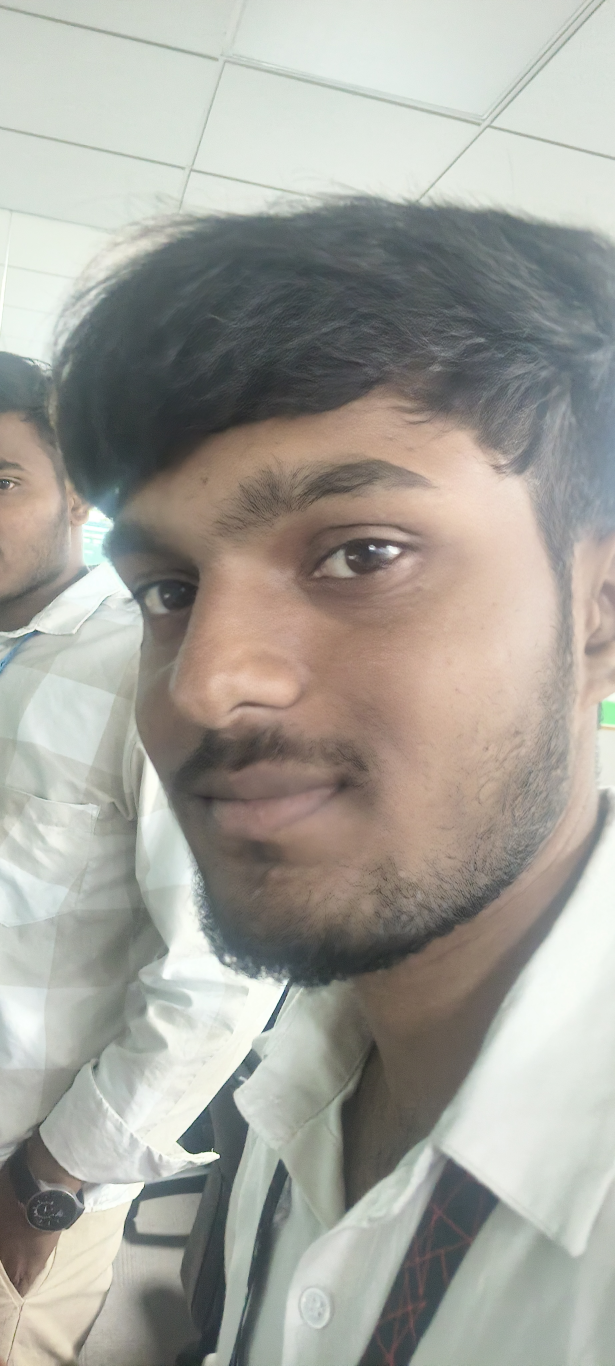
#> input picture source/EvidenX-V4.2.5.1/engine/IMG_20260206_154544.jpg, 1844 x 4096 px (shown at 1/3 size)
$ python -i noise.py   (imports and definitions only)
#> lines starting #> are read from the running program, lines starting #| are printed output that depends on the picture
"""
engine/noise.py
================
PRNU-inspired noise residual analysis for forgery detection.

Photo Response Non-Uniformity (PRNU): every camera sensor has a unique
noise pattern imprinted on every image it captures. When an image is
digitally composited or spliced, the noise pattern becomes inconsistent
across regions — a reliable forgery signal.

We approximate PRNU analysis using:
  1. Median-filter residuals: noise = original - median_filtered
  2. Multi-scale noise variance mapping
  3. Regional variance inconsistency detection

Returns
-------
score      : float — forgery score in [0, 1] based on noise inconsistency
noise_b64  : str   — base64 PNG, multi-scale noise map (false-colour)
"""
import cv2
import numpy as np
import base64


def _to_b64(img_bgr: np.ndarray) -> str:
    _, buf = cv2.imencode('.png', img_bgr)
    return base64.b64encode(buf).decode()


def _noise_residual(channel: np.ndarray, ksize: int = 3) -> np.ndarray:
    """Extract high-frequency noise residual via median filtering."""
    blurred = cv2.medianBlur(channel, ksize)
    residual = channel.astype(np.float32) - blurred.astype(np.float32)
    return residual


def _block_variance_map(residual: np.ndarray, block: int = 32) -> np.ndarray:
    """
    Compute per-block variance of noise residual.
    Returns a variance map (same spatial shape but block-resolution).
    """
    h, w = residual.shape
    bh = h // block
    bw = w // block
    var_map = np.zeros((bh, bw), dtype=np.float32)

    for r in range(bh):
        for c in range(bw):
            patch = residual[r * block:(r + 1) * block, c * block:(c + 1) * block]
            var_map[r, c] = np.var(patch)

    return var_map


def analyze_noise(image_path: str):
    """
    PRNU noise residual analysis.

    Parameters
    ----------
    image_path : str  — path to the image file

    Returns
    -------
    score     : float — inconsistency score (0 = natural, 1 = highly suspect)
    noise_b64 : str   — base64 PNG of the false-colour noise inconsistency map
    """
#> called with image_path = 'IMG_20260206_154544.jpg'
    try:
        img = cv2.imread(image_path)
#> img is the input picture: shape (4096, 1844, 3); mean B, G, R 154.4, 161.7, 163.3
        if img is None:
            raise ValueError(f"Cannot open image: {image_path}")

        # ── Resize to standard size to keep computation fast ───────────────
        h, w = img.shape[:2]
#> h = 4096; w = 1844
        max_dim = 512
        if max(h, w) > max_dim:
            scale = max_dim / max(h, w)
#> scale = 0.125
            img   = cv2.resize(img, (int(w * scale), int(h * scale)))
#> img: shape (512, 230, 3)

        h, w = img.shape[:2]
#> h = 512; w = 230
        channels = cv2.split(img)  # B, G, R

        # ── Multi-scale residuals ──────────────────────────────────────────
        combined_residual = np.zeros((h, w), dtype=np.float32)
        for ch in channels:
            for ksize in (3, 5, 7):
                combined_residual += np.abs(_noise_residual(ch, ksize))
#> this loop made 3 passes
#> pass 1, in _noise_residual, `blurred = cv2.medianBlur(channel, ksize)`:
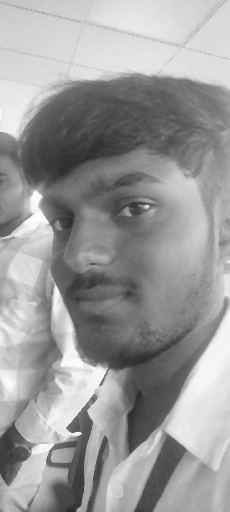
#> blurred: shape (512, 230); min 39, max 255, mean 154.5
#> pass 1, in _noise_residual, `residual = channel.astype(np.float32) - blurred.astype(np.float32)`:
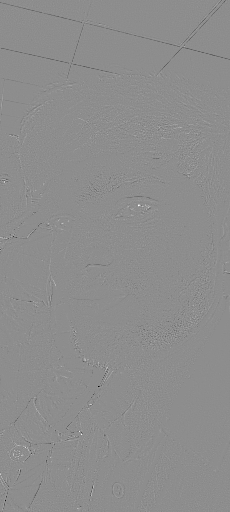
#> residual: shape (512, 230) float32; min -154, max 123, mean -0.2; drawn with min black and max white
#> pass 1, in _noise_residual (call 2), `residual = channel.astype(np.float32) - blurred.astype(np.float32)`:
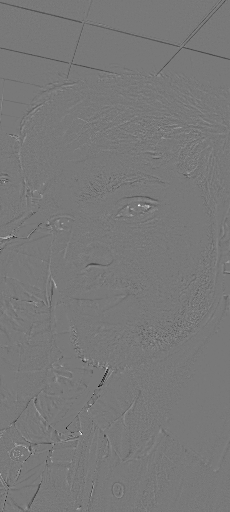
#> residual: shape (512, 230) float32; min -152, max 168, mean -0.3; drawn with min black and max white
#> after the loop:
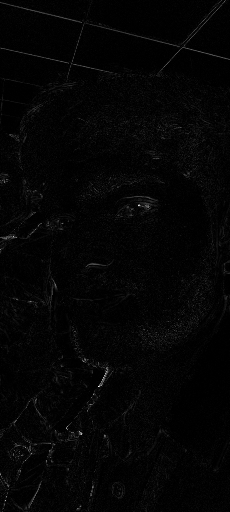
#> combined_residual: shape (512, 230) float32; min 0, max 1474, mean 29; drawn with min black and max white
        combined_residual /= (3 * 3)  # average over channels & scales

        # ── Block variance map ─────────────────────────────────────────────
        block = max(16, min(h, w) // 16)
#> block = 16
        var_map = _block_variance_map(combined_residual, block=block)

        # ── Score: coefficient of variation across blocks ──────────────────
        # Authentic images: relatively uniform noise → low CoV
        # Forged images:  high variance inconsistency → high CoV
        mean_var = np.mean(var_map) + 1e-9
#> mean_var = 22.93
        std_var  = np.std(var_map)
#> std_var = 43.31
        coeff_of_variation = std_var / mean_var  # dimensionless
#> coeff_of_variation = 1.89

        # Calibration: CoV < 0.5 → natural; CoV > 2.0 → very suspicious
        score = float(np.clip((coeff_of_variation - 0.5) / 1.5, 0.0, 1.0))
#> score = 0.926

        # ── Visualization ──────────────────────────────────────────────────
        # Up-sample var_map to full image size
        var_vis = cv2.resize(var_map, (w, h), interpolation=cv2.INTER_NEAREST)
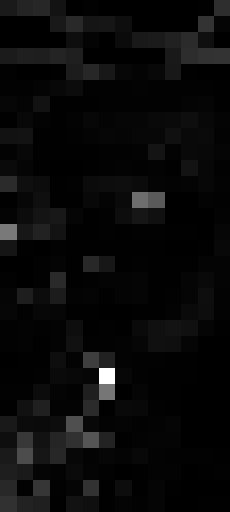
#> var_vis: shape (512, 230) float32; min 0.182, max 553.2, mean 22.9; drawn with min black and max white
        var_norm = cv2.normalize(var_vis, None, 0, 255, cv2.NORM_MINMAX).astype(np.uint8)

        # Blend overlay with original for context
        noise_colored = cv2.applyColorMap(var_norm, cv2.COLORMAP_HOT)
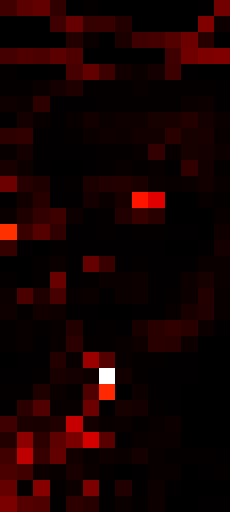
#> noise_colored: shape (512, 230, 3); mean B, G, R 0.6, 0.8, 23.9
        blended = cv2.addWeighted(img, 0.45, noise_colored, 0.55, 0)
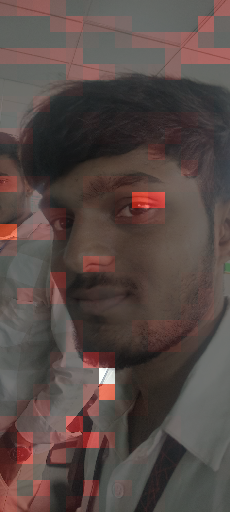
#> blended: shape (512, 230, 3); mean B, G, R 69.7, 73.2, 86.6

        return score, _to_b64(blended)

    except Exception as e:
        print(f"Noise Analysis Error: {e}")
        return 0.0, ""

>>> result = analyze_noise('IMG_20260206_154544.jpg')
